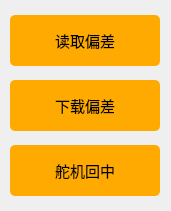
   <widget class="QWidget" name="widget_2" native="true">
    <property name="geometry">
     <rect>
      <x>780</x>
      <y>650</y>
      <width>171</width>
      <height>211</height>
     </rect>
    </property>
    <property name="font">
     <font>
      <family>Arial</family>
      <pointsize>11</pointsize>
     </font>
    </property>
    <property name="styleSheet">
     <string notr="true">#widget_2 {border:1px solid #242424;
border-color: rgb(200, 200, 200);}</string>
    </property>
    <widget class="QPushButton" name="Button_ReadDeviation">
     <property name="geometry">
      <rect>
       <x>10</x>
       <y>15</y>
       <width>150</width>
       <height>51</height>
      </rect>
     </property>
     <property name="font">
      <font>
       <family>黑体</family>
       <pointsize>11</pointsize>
      </font>
     </property>
     <property name="styleSheet">
      <string notr="true">QPushButton{background-color: rgb(255, 170, 0);}
QPushButton:hover{background-color:  rgb(255, 210, 0);}
QPushButton{border-radius:5px;}
</string>
     </property>
     <property name="text">
      <string>读取偏差</string>
     </property>
    </widget>
    <widget class="QPushButton" name="Button_DownloadDeviation">
     <property name="geometry">
      <rect>
       <x>10</x>
       <y>80</y>
       <width>150</width>
       <height>51</height>
      </rect>
     </property>
     <property name="font">
      <font>
       <family>黑体</family>
       <pointsize>11</pointsize>
      </font>
     </property>
     <property name="styleSheet">
      <string notr="true">QPushButton{background-color: rgb(255, 170, 0);}
QPushButton:hover{background-color:  rgb(255, 210, 0);}
QPushButton{border-radius:5px;}</string>
     </property>
     <property name="text">
      <string>下载偏差</string>
     </property>
    </widget>
    <widget class="QPushButton" name="Button_ReSetServos">
     <property name="geometry">
      <rect>
       <x>10</x>
       <y>145</y>
       <width>150</width>
       <height>51</height>
      </rect>
     </property>
     <property name="font">
      <font>
       <family>黑体</family>
       <pointsize>11</pointsize>
      </font>
     </property>
     <property name="styleSheet">
      <string notr="true">QPushButton{background-color: rgb(255, 170, 0);}
QPushButton:hover{background-color:  rgb(255, 210, 0);}
QPushButton{border-radius:5px;}</string>
     </property>
     <property name="text">
      <string>舵机回中</string>
     </property>
    </widget>
   </widget>
